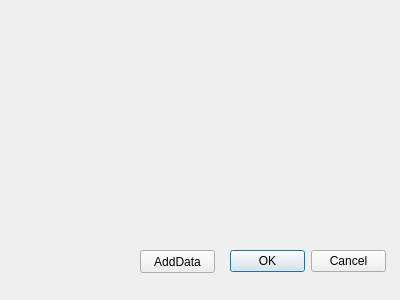
<?xml version="1.0" encoding="UTF-8"?>
<ui version="4.0">
 <class>Cloud2DXFDialog</class>
 <widget class="QDialog" name="Cloud2DXFDialog">
  <property name="geometry">
   <rect>
    <x>0</x>
    <y>0</y>
    <width>400</width>
    <height>300</height>
   </rect>
  </property>
  <property name="windowTitle">
   <string>Cloud2DXF</string>
  </property>
  <widget class="QDialogButtonBox" name="buttonBox">
   <property name="geometry">
    <rect>
     <x>230</x>
     <y>250</y>
     <width>156</width>
     <height>23</height>
    </rect>
   </property>
   <property name="standardButtons">
    <set>QDialogButtonBox::Cancel|QDialogButtonBox::Ok</set>
   </property>
  </widget>
  <widget class="QPushButton" name="pushButton">
   <property name="geometry">
    <rect>
     <x>140</x>
     <y>250</y>
     <width>75</width>
     <height>23</height>
    </rect>
   </property>
   <property name="text">
    <string>AddData</string>
   </property>
  </widget>
 </widget>
 <resources/>
 <connections/>
</ui>
